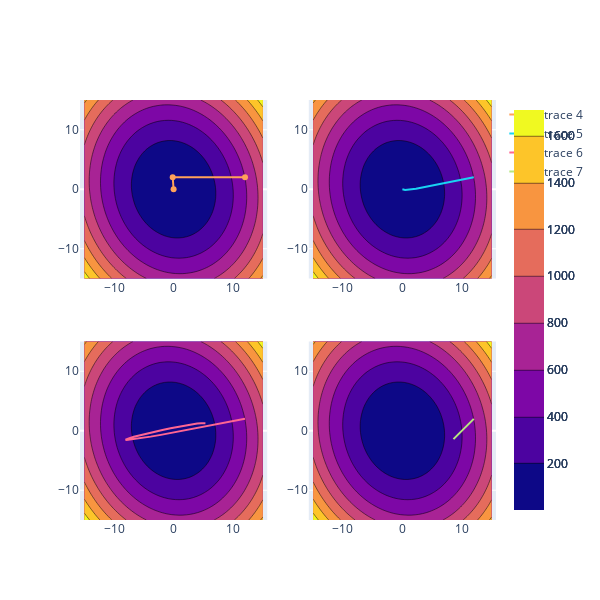

The notebook cell saved with this chart:
### Code cell
fig = make_subplots(rows=2, cols=2)

for (r, c) in [(1, 1), (1, 2), (2, 1), (2, 2)]:
    fig.add_trace(
        go.Contour(z=y, x=x1s, y=x2s), row=r, col=c
    )

# px = np.array([8, 8]).reshape(2, 1)
px = np.array([12, 2]).reshape(2, 1)

# conjugate gradient
r1 = np.array([1, 0]).reshape(2, 1)
alpha = - (px.T @ W @ r1) / (r1.T @ W @ r1)
px1 = px + alpha * r1

r2_ = (r1.T @ W).reshape(-1)
r2 = np.array([r2_[1], -r2_[0]]).reshape(2, 1)
alpha = - (px1.T @ W @ r2) / (r2.T @ W @ r2)
px2 = px1 + alpha * r2

pxs = [px, px1, px2]

fig.add_trace(
    go.Scatter(
        x=[ele[0][0] for ele in pxs], 
        y=[ele[1][0] for ele in pxs], 
    ),
    row=1, col=1)

# gradient descent
pxs = [px]
last_px = px
for _ in range(1, 31):
    r = 2 * W @ last_px
    last_px = last_px - r * 0.1
    pxs.append(last_px)

fig.add_trace(
    go.Scatter(
        x=[ele[0][0] for ele in pxs], 
        y=[ele[1][0] for ele in pxs], 
    ),
    row=1, col=2)

# gradient descent with momentum
beta = 0.95
pxs = [px]
mom = 0.0
last_px = px
for i in range(1, 31):
    r = 2 * W @ last_px
    # mom = (beta * mom + (1 - beta) * r) / (1 - beta ** i)
    mom = (beta * mom + (1 - beta) * r)
    last_px = last_px - mom * 0.1
    pxs.append(last_px)
fig.add_trace(
    go.Scatter(
        x=[ele[0][0] for ele in pxs], 
        y=[ele[1][0] for ele in pxs], 
    ),
    row=2, col=1)

# adam
beta1 = 0.9
beta2 = 0.95
mom1 = 0.0
mom2 = 0.0
pxs = [px]
last_px = px
for i in range(1, 31):
    r = 2 * W @ last_px
    mom1 = (beta1 * mom1 + (1 - beta1) * r) / (1 - beta1 ** i)
    mom2 = (beta2 * mom2 + (1 - beta2) * (r ** 2)) / (1 - beta2 ** i)
    last_px = last_px - mom1 / (mom2 ** 0.5 + 0.0000001) * 0.1
    pxs.append(last_px)
fig.add_trace(
    go.Scatter(
        x=[ele[0][0] for ele in pxs], 
        y=[ele[1][0] for ele in pxs], 
    ),
    row=2, col=2)

fig.update_layout(width = 600, height = 600,)
fig.update_xaxes(matches='x')
fig.update_yaxes(scaleanchor="x", scaleratio=1)
